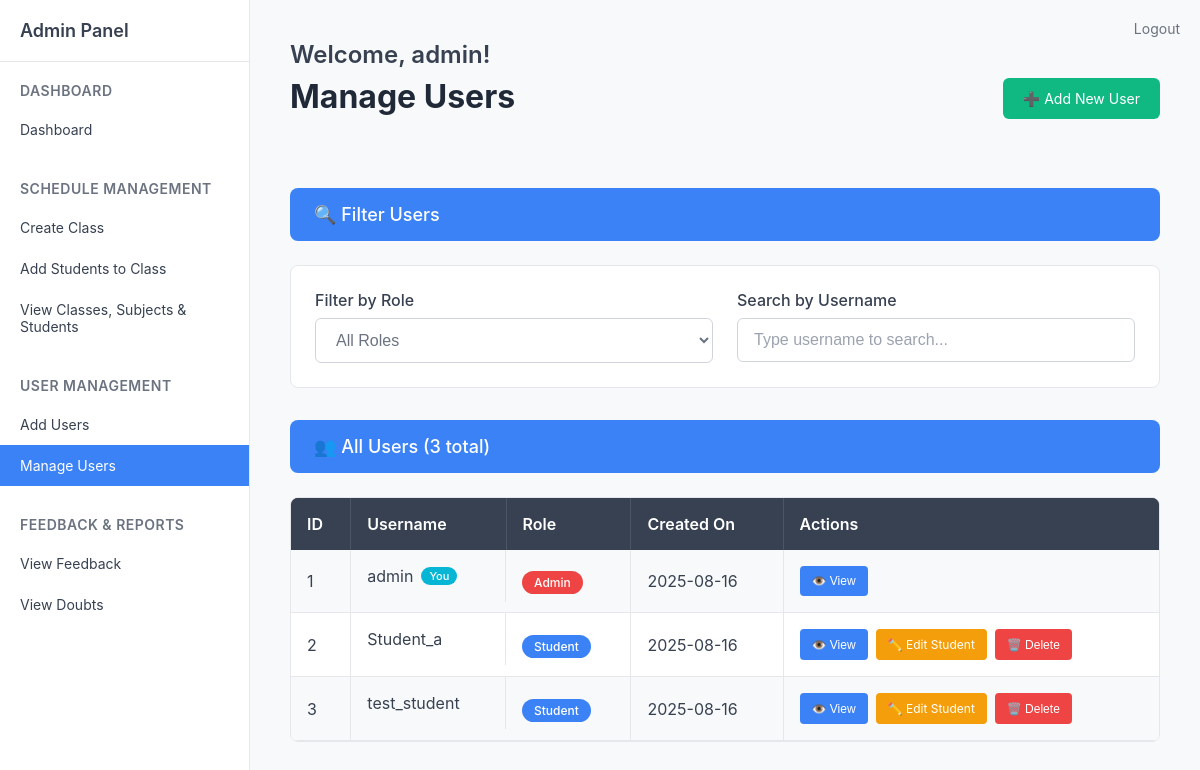
The app's page /admin/manage_users (signed in), older data.
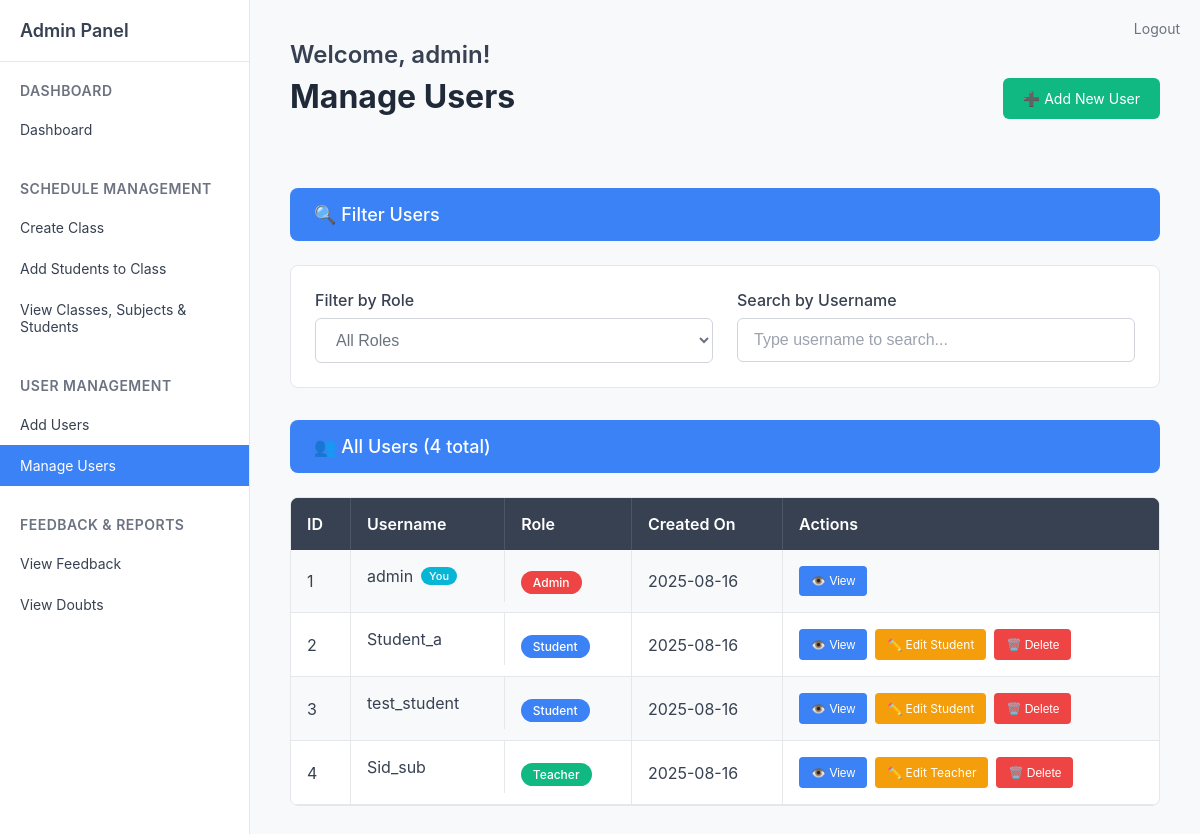
The same page, newer data.
### tables this page shows
CREATE TABLE users (
            id INTEGER PRIMARY KEY AUTOINCREMENT,
            username TEXT UNIQUE NOT NULL,
            password TEXT NOT NULL,
            role TEXT NOT NULL DEFAULT 'student',
            email TEXT,
            name TEXT,
            phone TEXT,
            address TEXT,
            created_by INTEGER,
            created_on DATETIME DEFAULT CURRENT_TIMESTAMP,
            updated_by INTEGER,
            updated_on DATETIME,
            FOREIGN KEY (created_by) REFERENCES users(id)
        );

### routes/admin.py (the view)
@admin_bp.route('/manage_users')
def manage_users():
    if 'role' not in session or session['role'] != 'admin':
        return redirect(url_for('auth.login'))
    current_user = get_current_user()
    conn = get_db()
    cur = conn.cursor()
    cur.execute('''
        SELECT u.id, u.username, u.created_on, u.role, u.name, u.email
        FROM users u
        ORDER BY u.id
    ''')
    users = cur.fetchall()
    conn.close()
    return render_template('admin/manage_users.html', users=users, current_user=current_user)

### routes/admin.py (called while the page is built)
def get_db():
    return sqlite3.connect('users.db')

def get_current_user():
    class User:
        def __init__(self, user_id, username):
            self.id = user_id
            self.username = username
    if 'user_id' in session:
        return User(session['user_id'], session.get('username', ''))
    return None

### templates/admin/manage_users.html (shortened to what this page needs)
{% extends 'admin/sidebar.html' %}
{% block content %}
<div style="display: flex; justify-content: space-between; align-items: center; margin-bottom: 32px;">
    <div>
        <div class="welcome-text">Welcome, admin!</div>
        <div class="page-title">Manage Users</div>
    </div>
    <a href="{{ url_for('admin.users') }}" style="background-color: #10b981; color: white; padding: 12px 20px; border-radius: 6px; text-decoration: none; font-size: 14px; display: flex; align-items: center; gap: 8px;">
        ➕ Add New User
    </a>
</div>
<div style="background-color: #3b82f6; color: white; padding: 16px 24px; font-size: 18px; font-weight: 500; margin-bottom: 24px; border-radius: 8px; display: flex; align-items: center; gap: 8px;">
    🔍 Filter Users
</div>
<div style="background-color: white; border: 1px solid #e5e7eb; border-radius: 8px; padding: 24px; margin-bottom: 32px;">
    <div style="display: grid; grid-template-columns: 1fr 1fr; gap: 24px;">
        <div>
            <label style="display: block; font-size: 16px; font-weight: 500; color: #374151; margin-bottom: 8px;">Filter by Role</label>
            <select id="roleFilter" style="width: 100%; padding: 12px 16px; font-size: 16px; border: 1px solid #d1d5db; border-radius: 6px; background-color: #ffffff; color: #6b7280;">
                <option value="">All Roles</option>
            </select>
        </div>
        <div>
            <label style="display: block; font-size: 16px; font-weight: 500; color: #374151; margin-bottom: 8px;">Search by Username</label>
            <input type="text" id="searchUser" style="width: 100%; padding: 12px 16px; font-size: 16px; border: 1px solid #d1d5db; border-radius: 6px; background-color: #ffffff;" placeholder="Type username to search...">
        </div>
    </div>
</div>
<div style="background-color: #3b82f6; color: white; padding: 16px 24px; font-size: 18px; font-weight: 500; margin-bottom: 24px; border-radius: 8px; display: flex; align-items: center; gap: 8px;">
    👥 All Users ({{ users|length }} total)
</div>
<div style="background-color: white; border: 1px solid #e5e7eb; border-radius: 8px; overflow: hidden;">
    <table style="width: 100%; border-collapse: collapse;" id="usersTable">
        <thead>
            <tr style="background-color: #374151; color: white;">
                <th style="padding: 16px; text-align: left; font-weight: 600; border-right: 1px solid #4b5563;">ID</th>
                <th style="padding: 16px; text-align: left; font-weight: 600; border-right: 1px solid #4b5563;">Username</th>
                <th style="padding: 16px; text-align: left; font-weight: 600; border-right: 1px solid #4b5563;">Role</th>
                <th style="padding: 16px; text-align: left; font-weight: 600; border-right: 1px solid #4b5563;">Created On</th>
                <th style="padding: 16px; text-align: left; font-weight: 600;">Actions</th>
            </tr>
        </thead>
        <tbody>
            {% for user in users %}
            <tr style="border-bottom: 1px solid #e5e7eb; {{ 'background-color: #f8f9fa;' if loop.index % 2 == 1 }}" data-role="{{ user[3] or 'No Role' }}" data-username="{{ user[1].lower() }}">
                <td style="padding: 16px; color: #374151; border-right: 1px solid #e5e7eb;">{{ user[0] }}</td>
                <td style="padding: 16px; color: #374151; border-right: 1px solid #e5e7eb; display: flex; align-items: center; gap: 8px;">
                    {{ user[1] }}
                    {% if user[0] == current_user.id %}
                        <span style="background-color: #06b6d4; color: white; padding: 2px 8px; border-radius: 12px; font-size: 11px; font-weight: 500;">You</span>
                    {% endif %}
                </td>
                <td style="padding: 16px; border-right: 1px solid #e5e7eb;">
                    {% if user[3] == 'admin' %}
                        <span style="background-color: #ef4444; color: white; padding: 4px 12px; border-radius: 12px; font-size: 12px; font-weight: 500;">Admin</span>
                    {% elif user[3] == 'teacher' %}
                        <span style="background-color: #10b981; color: white; padding: 4px 12px; border-radius: 12px; font-size: 12px; font-weight: 500;">Teacher</span>
                    {% elif user[3] == 'student' %}
                        <span style="background-color: #3b82f6; color: white; padding: 4px 12px; border-radius: 12px; font-size: 12px; font-weight: 500;">Student</span>
                    {% else %}
                        <span style="background-color: #6b7280; color: white; padding: 4px 12px; border-radius: 12px; font-size: 12px; font-weight: 500;">No Role</span>
                    {% endif %}
                </td>
                <td style="padding: 16px; color: #374151; border-right: 1px solid #e5e7eb;">
                    {% if user[2] %}
                        {{ user[2].split(' ')[0] }}
                    {% else %}
                        N/A
                    {% endif %}
                </td>
                <td style="padding: 16px;">
                    <div style="display: flex; gap: 8px;">
                        <button onclick="viewUser({{ user[0] }}, '{{ user[1] }}', '{{ user[3] or 'No Role' }}')" style="background-color: #3b82f6; color: white; border: none; padding: 8px 12px; border-radius: 4px; font-size: 12px; cursor: pointer; display: flex; align-items: center; gap: 4px;">
                            👁️ View
                        </button>
                        {% if user[3] == 'teacher' %}
                        <a href="{{ url_for('admin.edit_teacher', teacher_id=user[0]) }}" style="background-color: #f59e0b; color: white; border: none; padding: 8px 12px; border-radius: 4px; font-size: 12px; cursor: pointer; display: flex; align-items: center; gap: 4px; text-decoration: none;">
                            ✏️ Edit Teacher
                        </a>
                        {% elif user[3] == 'student' %}
                        <a href="{{ url_for('admin.edit_student', student_id=user[0]) }}" style="background-color: #f59e0b; color: white; border: none; padding: 8px 12px; border-radius: 4px; font-size: 12px; cursor: pointer; display: flex; align-items: center; gap: 4px; text-decoration: none;">
                            ✏️ Edit Student
                        </a>
                        {% endif %}
                        {% if user[0] != current_user.id %}
                        <button onclick="confirmDelete({{ user[0] }}, '{{ user[1] }}')" style="background-color: #ef4444; color: white; border: none; padding: 8px 12px; border-radius: 4px; font-size: 12px; cursor: pointer; display: flex; align-items: center; gap: 4px;">
                            🗑️ Delete
                        </button>
                        {% endif %}
                    </div>
                </td>
            </tr>
            {% endfor %}
        </tbody>
    </table>
</div>
{% endblock %}

### templates/admin/sidebar.html (shortened to what this page needs)
<!DOCTYPE html>
<html lang="en">
<head>
</head>
<body>
    <div class="container">
        <div class="sidebar">
            <h3>Admin Panel</h3>
            <div class="nav-section">
                <div class="nav-section-title">Dashboard</div>
                <a href="{{ url_for('admin.dashboard') }}" class="nav-link {{ 'active' if request.endpoint == 'admin.dashboard' }}">
                    Dashboard
                </a>
            </div>
            <div class="nav-section">
                <div class="nav-section-title">Schedule Management</div>
                <a href="{{ url_for('admin.create_class') }}" class="nav-link {{ 'active' if request.endpoint == 'admin.create_class' }}">
                    Create Class
                </a>
                <a href="{{ url_for('admin.add_students') }}" class="nav-link {{ 'active' if request.endpoint == 'admin.add_students' }}">
                    Add Students to Class
                </a>
                <a href="{{ url_for('admin.view_classes') }}" class="nav-link {{ 'active' if request.endpoint == 'admin.view_classes' }}">
                    View Classes, Subjects & Students
                </a>
            </div>
            <div class="nav-section">
                <div class="nav-section-title">User Management</div>
                <a href="{{ url_for('admin.users') }}" class="nav-link {{ 'active' if request.endpoint == 'admin.users' or request.endpoint == 'admin.add_user' }}">
                    Add Users
                </a>
                <a href="{{ url_for('admin.manage_users') }}" class="nav-link {{ 'active' if request.endpoint == 'admin.manage_users' }}">
                    Manage Users
                </a>
            </div>
            <div class="nav-section">
                <div class="nav-section-title">Feedback & Reports</div>
                <a href="{{ url_for('admin.view_feedback') }}" class="nav-link {{ 'active' if request.endpoint == 'admin.view_feedback' }}">
                    View Feedback
                </a>
                <a href="{{ url_for('admin.view_doubts') }}" class="nav-link {{ 'active' if request.endpoint == 'admin.view_doubts' }}">
                    View Doubts
                </a>
            </div>
        </div>
        <div class="main-content">
            <a href="{{ url_for('auth.logout') }}" class="logout-link">Logout</a>
            {% block content %}{% endblock %}
        </div>
    </div>
</body>
</html>

### templates/admin/sidebar.html (style rules this page uses)
* { margin: 0; padding: 0; box-sizing: border-box; }
body { font-family: -apple-system, BlinkMacSystemFont, 'Segoe UI', Roboto, sans-serif; background-color: #f8f9fa; color: #333; }
.container { display: flex; min-height: 100vh; }
.sidebar { width: 250px; background-color: #ffffff; border-right: 1px solid #e5e7eb; padding: 20px 0; }
.sidebar h3 { padding: 0 20px 20px 20px; font-size: 18px; font-weight: 600; color: #374151; border-bottom: 1px solid #e5e7eb; margin-bottom: 20px; }
.nav-section { margin-bottom: 30px; }
.nav-section-title { padding: 0 20px 10px 20px; font-size: 14px; font-weight: 600; color: #6b7280; text-transform: uppercase; letter-spacing: 0.5px; }
.nav-link { display: block; padding: 12px 20px; color: #374151; text-decoration: none; font-size: 14px; transition: background-color 0.2s; }
.nav-link.active { background-color: #3b82f6; color: white; }
.main-content { flex: 1; padding: 40px; }
.welcome-text { font-size: 24px; font-weight: 600; color: #374151; margin-bottom: 8px; }
.page-title { font-size: 32px; font-weight: 700; color: #1f2937; margin-bottom: 40px; }
.logout-link { position: absolute; top: 20px; right: 20px; color: #6b7280; text-decoration: none; font-size: 14px; }

### templates/admin/manage_users.html (style rules this page uses)
input::placeholder { color: #9ca3af; }
select option { color: #374151; }
table thead tr { background-color: #374151 !important; }
table thead th { background-color: #374151 !important; color: white !important; }

Row changes from the older to the newer data that the page shows:
added users: id "4", username "Sid_sub", role "Teacher", created_on "2025-08-16"
Text that changed along with them:
{{ users|length }}: "3" → "4"
